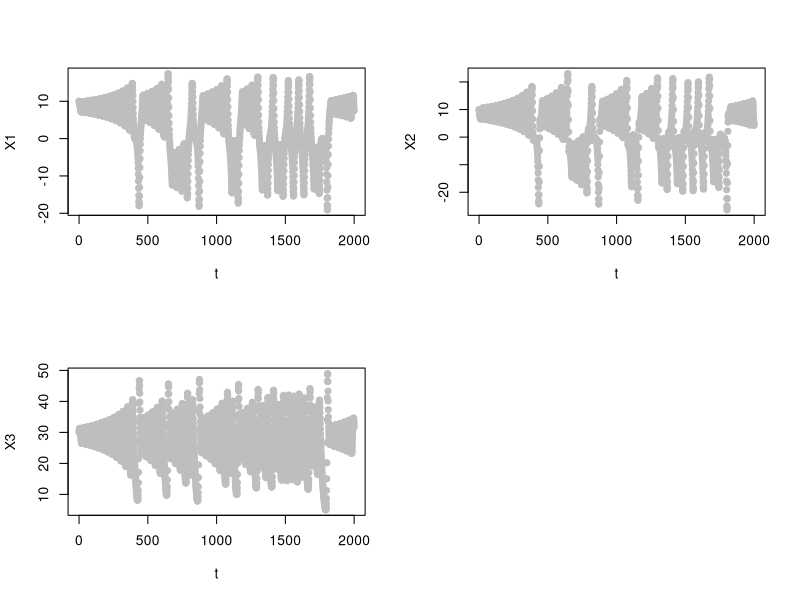
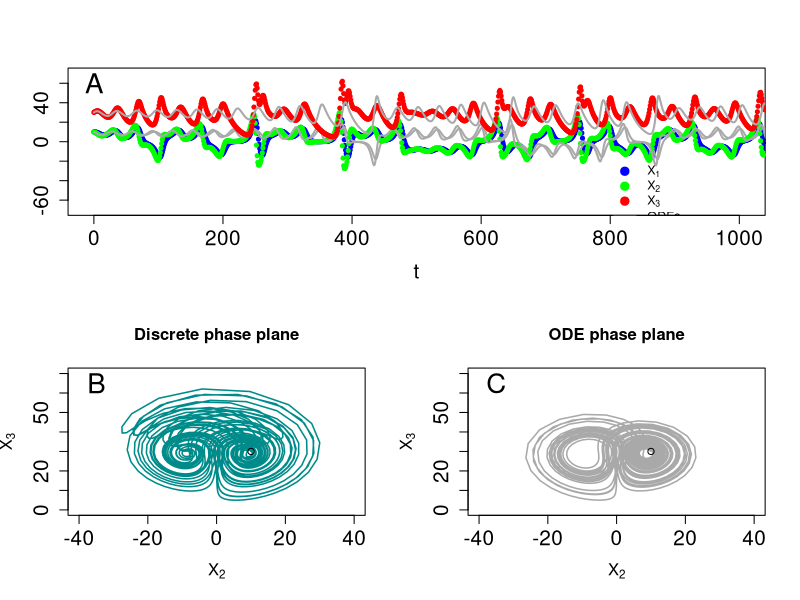

These charts were generated, in order, by the following R code:
# deterministic chaos # Figure 5



rm(list = ls())



######################################################################################################################################
##### time, initState and truePars 

t = seq(0,2000,1)		# set time for simulation

state3 = c(		# initial state of the variables
		X1 = 10,		
		X2 = 10,
		X3 = 30	
		) 

Pars3 = c()		# parameters are in the equations this time

# equations - this are the equations for the model. In this way I can use the same equations for ODE and discrete models.
equa1 = expression(.2 * (X2 - X1))
equa2 = expression(.6 * X1 - 0.02 * X2 - 0.02 * X1 * X3)
equa3 = expression(.02 * X1 * X2 - 0.05 * X3)

##### time, initState and truePars
######################################################################################################################################



######################################################################################################################################
##### system of dif. eq.

if(!require('deSolve',character.only = TRUE)) {install.packages('deSolve');library(deSolve)}		# install and call deSolve package

Equations2 <- function(t, x, pars)  		# ODE model 
        { 
        ### returns rate of change
        # t = model's time structure
        # initState = model initial state
        # pars = model parameters 

        with(as.list(c(x, pars)), 
            {
		
		eq1 = eval(equa1)
		eq2 = eval(equa2)
		eq3 = eval(equa3)

		dX1 = eq1
		dX2 = eq2
		dX3 = eq3

            return(list(c(dX1,dX2,dX3),count=c(eq1,eq2,eq3)))
            })
        }

##### system of dif. eq.
######################################################################################################################################



######################################################################################################################################
##### ode 

ode_output3 = ode(times = t, y = state3, parms = Pars3, func = Equations2)			# run ODE solver
# tail(out) # edit(edit) # View(out)

par(mfrow=c(2,2))
for (i in 1:3)
	{
	plot(ode_output3[,1],ode_output3[,i+1],pch=20,col='grey',lwd=3,xlab='t',ylab=colnames(ode_output3)[i+1])
	}
# legend(60,1.0,legend = c('true model'),pch = c(20),col = c('grey'),bty = "n")	# ,lty = c(0,1)

##### ode
######################################################################################################################################



######################################################################################################################################
##### discrete 

d_output3 = c(t=min(t),state3)					# initiating variable to store the solution of the discrete solver
for ( i in seq(min(t)+(t[2]-t[1]),max(t),t[2]-t[1]) )		# unnecessarily extremely complicated way to cycle through the values of time
	{
	if ( is.null(dim(d_output3))==TRUE )			# if d_output is a vector, i.e., if i=1
		{
		X1 = d_output3[2]
		X2 = d_output3[3]
		X3 = d_output3[4]
		} else 							# if it is a matrix
		{
		X1 = d_output3[dim(d_output3)[1],2]
		X2 = d_output3[dim(d_output3)[1],3]
		X3 = d_output3[dim(d_output3)[1],4]
		}

	Xs = with(as.list(c(c(X1,X2,X3), Pars3)), 
            {
		# discrete equations	
		X1_temp = eval(equa1) * (t[2]-t[1]) + X1
		X2_temp = eval(equa2) * (t[2]-t[1]) + X2
		X3_temp = eval(equa3) * (t[2]-t[1]) + X3

            return(list(c(X1_temp,X2_temp,X3_temp)))
            })

	d_output3 = rbind(d_output3,c(t=i,X1=Xs[[1]][1],X2=Xs[[1]][2],X3=Xs[[1]][3]))		# discrete result
	}

# tiff("Fig_chaos.tiff", height = 20, width = 20, units = 'cm',compression = "lzw", res = 300)
layout(matrix(c(1,1,2,3), nrow = 2, ncol = 2, byrow = TRUE))
plot(d_output3[,1],d_output3[,2],pch=20,col = "blue",xlab='t',ylab='',xlim=c(0,1000),ylim=c(-70,70),cex.lab=1.5,cex.axis=1.5)
lines(ode_output3[,1],ode_output3[,2],col='darkgrey',lwd=2)
points(d_output3[,1],d_output3[,3],pch=20,col = "green")
lines(ode_output3[,1],ode_output3[,3],col='darkgrey',lwd=2)
points(d_output3[,1],d_output3[,4],pch=20,col = "red")
lines(ode_output3[,1],ode_output3[,4],col='darkgrey',lwd=2)
legend(800,-15,legend=c(expression('X'[1]),expression('X'[2]),expression('X'[3]),'ODEs'),pch=c(20,20,20,NA),pt.cex = c(2,2,2,NA),lty=c(NA,NA,NA,1),lwd=c(NA,NA,NA,2),col=c('blue','green','red','darkgrey'),bty="n",cex=.9)
text(0,60,labels = "A",cex=2)

plot(d_output3[,3],d_output3[,4],type='l',col='darkcyan',lwd=1.5,xlim=c(-40,40),ylim=c(0,70),main = "Discrete phase plane",xlab = expression('X'[2]),ylab = expression('X'[3]),cex.lab=1.2,cex.axis=1.5)
points(d_output3[1,3],d_output3[1,4])
text(-35,65,labels = "B",cex=2)

plot(ode_output3[,3],ode_output3[,4],type='l',col='darkgrey',lwd=1.5,xlim=c(-40,40),ylim=c(0,70),main = "ODE phase plane",xlab = expression('X'[2]),ylab = expression('X'[3]),cex.lab=1.2,cex.axis=1.5)
points(d_output3[1,3],d_output3[1,4])
text(-35,65,labels = "C",cex=2)
# dev.off()

##### discrete 
######################################################################################################################################
